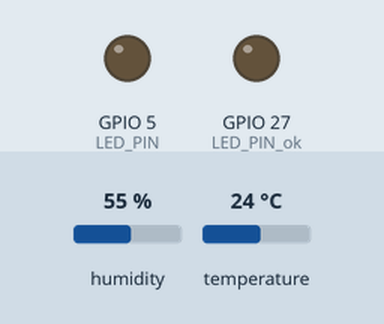
A sketch run on a simulated ESP32. On the bench: output pins drawn as LEDs (lit = HIGH). Inputs (shaded band) come from the test bench; at power-on: temperature 24 °C, humidity 55 %. WiFi joins after 1.5 s; servers stay silent unless stated; what the sketch prints to the serial monitor is not drawn.

Above: at 2.7 s.
2.8 s: temperature set to 31 °C
At 8.5 s:
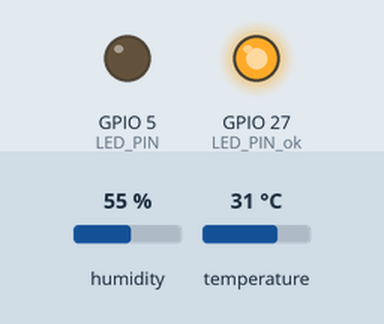
9.9 s: temperature set to 34 °C
At 14.5 s:
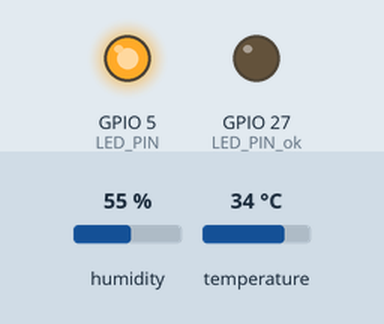
Timing chart, 0 to 24.1 s (numbered marks = the images above; inputs shaded):
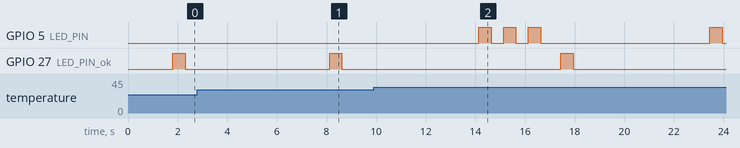

Measured:
- the behaviour switches between 32 and 33 °C on temperature (found by bisection; images 1 and 2)
- after the input at 9.9 s, GPIO 5 (LED_PIN): LOW → HIGH after 4.2 s, → LOW 0.50 s later, → HIGH 0.50 s later, → LOW 0.50 s later, … (8 changes in this stretch)

The sketch:

dht.ino
```cpp
#include <DHTesp.h>  // Biblioteca para o sensor DHT
#include <WiFi.h> // Biblioteca para a ESP32
#include "ThingSpeak.h"

DHTesp dht;  // Define o objeto do sensor DHT
int dhtPin = 13;  // Define o pino DHT como 13
unsigned long myChannelNumber = 2688743;
const char *apiKey = "RAOBLZHGF654CC7Y";  // Substitua pela sua chave de API do ThingSpeak
const char *ssid =  "iPhone de Hugo";       // Substitua pelo seu SSID Wi-Fi
const char *pass =  "pessoni13";       // Substitua pela sua senha Wi-Fi
const char* server = "api.thingspeak.com"; // Servidor do ThingSpeak

#define LED_PIN 5   // Pino onde o LED está conectado
#define LED_PIN_ok 27


WiFiClient client;

void setup() {
    Serial.begin(115200); // Inicializa a comunicação serial
    dht.setup(dhtPin, DHTesp::DHT11);  // Inicializa o sensor DHT11 no pino 13

    pinMode(LED_PIN, OUTPUT);
    digitalWrite(LED_PIN, LOW);  // LED desligado inicialmente

    pinMode(LED_PIN_ok, OUTPUT);
    digitalWrite(LED_PIN_ok, LOW);

    // Conectando ao WiFi
    Serial.println("Conectando ao WiFi...");
    WiFi.begin(ssid, pass);
    while (WiFi.status() != WL_CONNECTED) {
        delay(500);
        Serial.print(".");
    }
    Serial.println("");
    Serial.println("WiFi conectado");

    // Conectando ao ThingSpeak
    ThingSpeak.begin(client);
}

void loop() {
    TempAndHumidity data = dht.getTempAndHumidity();  // Leitura de temperatura e umidade

    if (isnan(data.temperature) || isnan(data.humidity)) {
        //Serial.println("Erro ao ler o sensor DHT!");
        return;
    }

    // Exibe os valores de temperatura e umidade no Serial Monitor
    Serial.println("Temperatura: " + String(data.temperature) + "°C");
    Serial.println("Umidade: " + String(data.humidity) + "%");

    // Controle do LED: Pisca se a temperatura for maior que 10 graus Celsius
    if (data.temperature > 32) {
        for (int i = 0; i < 3; i++) {
            digitalWrite(LED_PIN, HIGH);
            delay(500);
            digitalWrite(LED_PIN, LOW);
            delay(500);
        }
        ThingSpeak.setField(3, 1);  // Envia o estado do LED como "1" para o campo 3 (piscando)
    } else {
        digitalWrite(LED_PIN, LOW);
        ThingSpeak.setField(3, 0);  // Envia o estado do LED como "0" para o campo 3 (desligado)
    }

    // Define os valores dos campos no ThingSpeak
    ThingSpeak.setField(1, data.temperature);
    ThingSpeak.setField(2, data.humidity);

    // Envia os dados para o ThingSpeak
    int status = ThingSpeak.writeFields(myChannelNumber, apiKey);

    if (status == 200) {
        Serial.println("Dados enviados com sucesso!");
        digitalWrite(LED_PIN_ok, HIGH);
        delay(500);
        digitalWrite(LED_PIN_ok, LOW);
        delay(500);
    } else {
        Serial.println("Falha ao enviar os dados. Código de erro: " + String(status));
    }

    delay(5000);  // Aguarda 5 segundos antes da próxima leitura
    //ThingSpeak.setField(3, 0);
}
```
